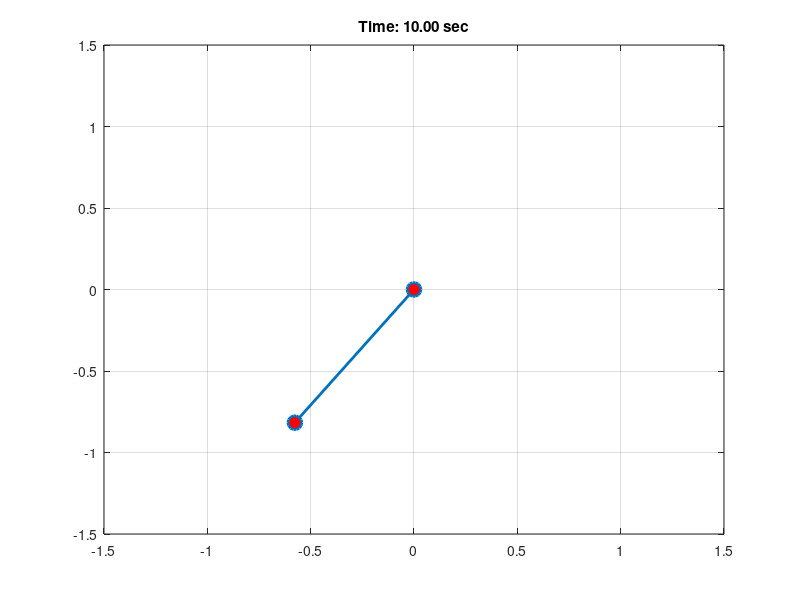

MATLAB code to generate this figure:
function res = pendulum(L,theta0)
  if(exist("L")==0)
    L = 1;
  end
  if(exist("theta0")==0)
    theta0 = pi/4;
  end
  g = 9.81;
  t = 0:0.01:10;

  theta(1) = theta0;
  omega(1) = 0;

  dt = t(2)-t(1);

  for i=2:length(t)
    alpha = -g/L*sin(theta(i-1));

    theta(i) = theta(i-1) + omega(i-1)*dt;
    omega(i) = omega(i-1) + alpha*dt;
  end

  a = 0;
  b = 0;

  for i=1:length(t)
    x = a + L*sin(theta(i));
    y = b - L*cos(theta(i));

    plot([a x], [b y], '-o', 'LineWidth', 2, 'MarkerSize', 10, 'MarkerFaceColor', 'r');
    xlim([-1.5 1.5]);
    ylim([-1.5 1.5]);
    grid on;
    title(sprintf('Time: %.2f sec', t(i)));
    drawnow;
end
